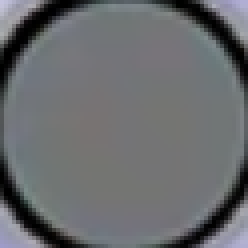
#> input picture ROI_3/1201_1901_132811_roi3.png, 62 x 62 px (shown 4 times larger); its folder holds only this picture in this run
$ python debug_colors.py
#> lines starting #> are read from the running program, lines starting #| are printed output that depends on the picture; after the words box and inside, x2 and y2 are one past the last pixel; in counts of white or black regions, pixels touching at a corner belong together
import os
import cv2
import numpy as np

def analyze_dir(directory):
#> called with directory = 'ROI_3'
    print(f"--- Analyzing {directory} ---")
    if not os.path.exists(directory):
        print("Dir not found")
        return

    for filename in os.listdir(directory):
        if not filename.endswith(('.png', '.jpg')):
            continue

        path = os.path.join(directory, filename)
        img = cv2.imread(path)
#> img is the input picture: shape (62, 62, 3); mean B, G, R 110, 107.5, 105.4
        if img is None:
            continue

        hsv = cv2.cvtColor(img, cv2.COLOR_BGR2HSV)
#> hsv: shape (62, 62, 3); mean H, S, V 91.1, 15.5, 110.6

        # Calculate mean Saturation and Value
        mean_s = np.mean(hsv[:, :, 1])
#> mean_s = 15.51
        mean_v = np.mean(hsv[:, :, 2])
#> mean_v = 110.6
        mean_h = np.mean(hsv[:, :, 0])
#> mean_h = 91.14

        # Check for blue pixels (rough check)
        lower_blue = np.array([90, 50, 50])
        upper_blue = np.array([130, 255, 255])
        mask = cv2.inRange(hsv, lower_blue, upper_blue)
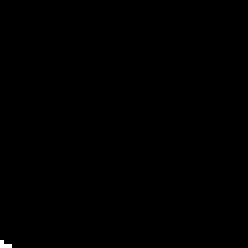
#> mask: shape (62, 62) (shown 4 times larger); 0.1% white in thin lines or dots, all inside (x1, y1, x2, y2) = (0, 60, 3, 62)
        blue_pixel_count = np.sum(mask > 0)
#> blue_pixel_count = 4

        print(f"{filename}: H={mean_h:.1f}, S={mean_s:.1f}, V={mean_v:.1f}, BluePixels={blue_pixel_count}")
#| 1201_1901_132811_roi3.png: H=91.1, S=15.5, V=110.6, BluePixels=4

def main():
    analyze_dir('ROI_3')
    analyze_dir('ROI_4')
    analyze_dir('JCC/Axis_refine')

if __name__ == "__main__":
    main()
